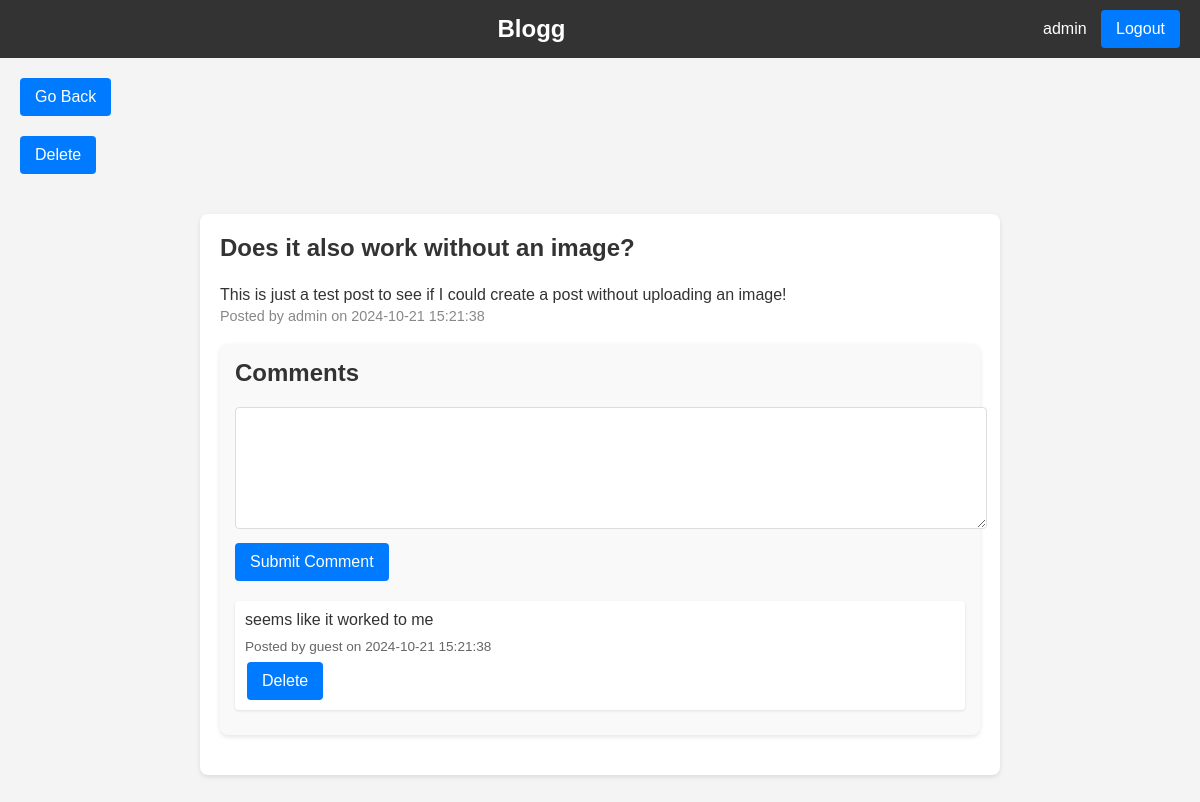
Page /post/2 (signed in) on the committed database.
### tables this page shows
CREATE TABLE users (
    id INTEGER PRIMARY KEY AUTOINCREMENT,
    username TEXT NOT NULL,
    password TEXT NOT NULL,
    is_admin BOOLEAN NOT NULL DEFAULT 0,
    created TIMESTAMP NOT NULL DEFAULT CURRENT_TIMESTAMP
);

CREATE TABLE posts (
    id INTEGER PRIMARY KEY AUTOINCREMENT,
    title TEXT NOT NULL,
    content TEXT NOT NULL,
    image TEXT,
    created TIMESTAMP NOT NULL DEFAULT CURRENT_TIMESTAMP,
    user_id INTEGER,
    FOREIGN KEY(user_id) REFERENCES users(id)
);

CREATE TABLE comments (
    id INTEGER PRIMARY KEY AUTOINCREMENT,
    content TEXT NOT NULL,
    created TIMESTAMP NOT NULL DEFAULT CURRENT_TIMESTAMP,
    post_id INTEGER,
    user_id INTEGER,
    FOREIGN KEY(post_id) REFERENCES posts(id),
    FOREIGN KEY(user_id) REFERENCES users(id)
);

### app/app.py (the view)
@app.route('/post/<int:post_id>', methods=['GET', 'POST'])
def post(post_id):
    conn = get_db_connection()
    post = get_post(post_id)
    comments = get_comments(post_id)
    conn.close()
    return render_template('post.html', post=post, comments=comments)

### app/app.py (called while the page is built)
def get_db_connection():
    conn = sqlite3.connect(DATABASE)
    conn.row_factory = sqlite3.Row
    return conn

def get_post(post_id):
    conn = get_db_connection()
    post = conn.execute('''
        SELECT posts.id, posts.title, posts.content, posts.created, posts.image, users.username
        FROM posts
        JOIN users ON posts.user_id = users.id
        WHERE posts.id = ?
    ''', (post_id,)).fetchone()
    conn.close()
    return post

def get_comments(post_id):
    conn = get_db_connection()
    comments = conn.execute('''
        SELECT comments.id, comments.content, comments.created, users.username
        FROM comments
        JOIN users ON comments.user_id = users.id
        WHERE comments.post_id = ?
        ORDER BY comments.created DESC
    ''', (post_id,)).fetchall()
    conn.close()
    return comments

### app/templates/post.html (shortened to what this page needs)
<!DOCTYPE html>
<html lang="en">
<head>
    <link rel="stylesheet" href="{{ url_for('static', filename='styles.css') }}">
</head>
<body>
    <div id="header-bar">
        <nav>
            <div id="logo">
                <a href="{{ url_for('index') }}">Blogg</a>
            </div>
            <div id="login-button-container">
                {% if 'username' in session %}
                    <span class="username-display">{{ session['username'] }}</span>
                    <a href="{{ url_for('logout') }}" class="btn">Logout</a>
                {% else %}
                    <a href="{{ url_for('login') }}" class="btn">Login</a>
                {% endif %}
            </div>
        </nav>
    </div>
    <div class="back-button-container">
        <a href="{{ url_for('index') }}" class="btn">Go Back</a>
    </div>
    {% if session['username'] == post['username'] or session['is_admin'] %}
    <div class="delete-button-container">
        <a href="{{ url_for('delete_post', post_id=post['id']) }}" class="btn">Delete</a>
    </div>
    {% endif %}
    <div id="post-container">
        <article class="post">
            <h1 class="post-title">{{ post['title'] }}</h1>
            <div class="post-content">{{ post['content'] }}</div>
            <div class="post-meta">Posted by {{ post['username'] }} on {{ post['created'] }}</div>
            <div class="comments-section">
                <h2>Comments</h2>
                <form method="post" action="{{ url_for('add_comment', post_id=post['id']) }}">
                    <textarea name="comment_content" required></textarea>
                    <input type="submit" value="Submit Comment" class="btn">
                </form>
                {% for comment in comments %}
                    <div class="comment">
                        <p class="comment-content">{{ comment['content'] }}</p>
                        <div class="comment-meta">
                            Posted by {{ comment['username'] }} on {{ comment['created'] }}
                        </div>
                        {% if session['username'] == comment['username'] or session.get('is_admin') %}
                            <a href="{{ url_for('delete_comment', comment_id=comment['id']) }}" class="btn delete-comment-btn">Delete</a>
                        {% endif %}
                    </div>
                {% endfor %}
            </div>
        </article>
    </div>
</body>
</html>

### app/static/styles.css (style rules this page uses)
body { font-family: 'Arial', sans-serif; margin: 0; padding: 0; background-color: #f4f4f4; color: #333; }
a { text-decoration: none; color: #007bff; }
#header-bar nav { display: flex; justify-content: space-between; align-items: center; background-color: #333; color: #fff; padding: 10px 20px; text-align: center; }
#header-bar #logo { font-size: 24px; font-weight: bold; flex: 1; }
#header-bar #logo a { color: #fff; text-decoration: none; }
#header-bar #login-button-container { margin-left: auto; }
.username-display { margin-right: 10px; color: white; }
#post-container { padding: 20px; max-width: 800px; margin: auto; }
.post { background-color: #fff; padding: 20px; border-radius: 8px; box-shadow: 0 2px 5px rgba(0,0,0,0.1); margin-bottom: 20px; }
.post-title { margin-top: 0; }
.post-meta { color: #888; font-size: 0.9em; margin-bottom: 20px; }
.post-content { line-height: 1.6; }
.comments-section { background-color: #f9f9f9; padding: 15px; border-radius: 8px; box-shadow: 0 2px 5px rgba(0,0,0,0.1); margin-bottom: 20px; }
.comments-section h2 { margin-top: 0; margin-bottom: 15px; }
.comment { padding: 10px; margin-bottom: 10px; background-color: #fff; border-radius: 4px; box-shadow: 0 1px 3px rgba(0,0,0,0.1); }
.comment-content { margin: 0; color: #333; }
.comment-meta { margin-top: 10px; font-size: 0.85em; color: #666; }
.comments-section form { margin-top: 20px; margin-bottom: 20px; }
.comments-section textarea { width: 100%; height: 100px; margin-bottom: 10px; border: 1px solid #ddd; border-radius: 4px; padding: 10px; }
.delete-comment-btn { padding: 4px 6px; font-size: 7px; margin-left: 2px; margin-top: 8px; }
.back-button-container { margin: 20px; text-align: left; }
.delete-button-container { margin: 20px; text-align: left; }
.btn, .btn:link, .btn:visited, .btn:hover, .btn:active { display: inline-block; background-color: #007bff; color: white; padding: 10px 15px; text-align: center; border-radius: 4px; text-decoration: none; font-size: 16px; transition: background-color 0.3s ease; border: none; outline: none; }

### rows in the picture
users: username "admin"
posts: title "Does it also work without an image?", content "This is just a test post to see if I could create a post without uploading an image!", created "2024-10-21 15:21:38"
comments: content "seems like it worked to me", username "guest", created "2024-10-21 15:21:38"
